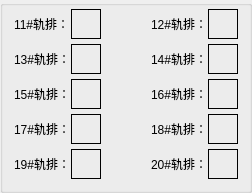
          <widget class="QGroupBox" name="groupBox_2">
           <property name="title">
            <string/>
           </property>
           <layout class="QGridLayout" name="gridLayout_8">
            <property name="topMargin">
             <number>3</number>
            </property>
            <property name="bottomMargin">
             <number>11</number>
            </property>
            <property name="horizontalSpacing">
             <number>50</number>
            </property>
            <property name="verticalSpacing">
             <number>5</number>
            </property>
            <item row="0" column="0">
             <layout class="QHBoxLayout" name="horizontalLayout_11">
              <item>
               <widget class="QLabel" name="Status_11">
                <property name="text">
                 <string>11#轨排：</string>
                </property>
               </widget>
              </item>
              <item>
               <widget class="QLabel" name="StatusLed_11">
                <property name="minimumSize">
                 <size>
                  <width>30</width>
                  <height>30</height>
                 </size>
                </property>
                <property name="maximumSize">
                 <size>
                  <width>30</width>
                  <height>30</height>
                 </size>
                </property>
                <property name="frameShape">
                 <enum>QFrame::Box</enum>
                </property>
                <property name="text">
                 <string/>
                </property>
                <property name="pixmap">
                 <pixmap>:/new/prefix1/LED1.png</pixmap>
                </property>
                <property name="scaledContents">
                 <bool>true</bool>
                </property>
               </widget>
              </item>
             </layout>
            </item>
            <item row="2" column="0">
             <layout class="QHBoxLayout" name="horizontalLayout_15">
              <item>
               <widget class="QLabel" name="Status_15">
                <property name="text">
                 <string>15#轨排：</string>
                </property>
               </widget>
              </item>
              <item>
               <widget class="QLabel" name="StatusLed_15">
                <property name="minimumSize">
                 <size>
                  <width>30</width>
                  <height>30</height>
                 </size>
                </property>
                <property name="maximumSize">
                 <size>
                  <width>30</width>
                  <height>30</height>
                 </size>
                </property>
                <property name="frameShape">
                 <enum>QFrame::Box</enum>
                </property>
                <property name="text">
                 <string/>
                </property>
                <property name="pixmap">
                 <pixmap>:/new/prefix1/LED1.png</pixmap>
                </property>
                <property name="scaledContents">
                 <bool>true</bool>
                </property>
               </widget>
              </item>
             </layout>
            </item>
            <item row="1" column="1">
             <layout class="QHBoxLayout" name="horizontalLayout_14">
              <item>
               <widget class="QLabel" name="Status_14">
                <property name="text">
                 <string>14#轨排：</string>
                </property>
               </widget>
              </item>
              <item>
               <widget class="QLabel" name="StatusLed_14">
                <property name="minimumSize">
                 <size>
                  <width>30</width>
                  <height>30</height>
                 </size>
                </property>
                <property name="maximumSize">
                 <size>
                  <width>30</width>
                  <height>30</height>
                 </size>
                </property>
                <property name="frameShape">
                 <enum>QFrame::Box</enum>
                </property>
                <property name="text">
                 <string/>
                </property>
                <property name="pixmap">
                 <pixmap>:/new/prefix1/LED1.png</pixmap>
                </property>
                <property name="scaledContents">
                 <bool>true</bool>
                </property>
               </widget>
              </item>
             </layout>
            </item>
            <item row="1" column="0">
             <layout class="QHBoxLayout" name="horizontalLayout_13">
              <item>
               <widget class="QLabel" name="Status_13">
                <property name="text">
                 <string>13#轨排：</string>
                </property>
               </widget>
              </item>
              <item>
               <widget class="QLabel" name="StatusLed_13">
                <property name="minimumSize">
                 <size>
                  <width>30</width>
                  <height>30</height>
                 </size>
                </property>
                <property name="maximumSize">
                 <size>
                  <width>30</width>
                  <height>30</height>
                 </size>
                </property>
                <property name="frameShape">
                 <enum>QFrame::Box</enum>
                </property>
                <property name="text">
                 <string/>
                </property>
                <property name="pixmap">
                 <pixmap>:/new/prefix1/LED1.png</pixmap>
                </property>
                <property name="scaledContents">
                 <bool>true</bool>
                </property>
               </widget>
              </item>
             </layout>
            </item>
            <item row="0" column="1">
             <layout class="QHBoxLayout" name="horizontalLayout_12">
              <item>
               <widget class="QLabel" name="Status_12">
                <property name="text">
                 <string>12#轨排：</string>
                </property>
               </widget>
              </item>
              <item>
               <widget class="QLabel" name="StatusLed_12">
                <property name="minimumSize">
                 <size>
                  <width>30</width>
                  <height>30</height>
                 </size>
                </property>
                <property name="maximumSize">
                 <size>
                  <width>30</width>
                  <height>30</height>
                 </size>
                </property>
                <property name="frameShape">
                 <enum>QFrame::Box</enum>
                </property>
                <property name="text">
                 <string/>
                </property>
                <property name="pixmap">
                 <pixmap>:/new/prefix1/LED1.png</pixmap>
                </property>
                <property name="scaledContents">
                 <bool>true</bool>
                </property>
               </widget>
              </item>
             </layout>
            </item>
            <item row="3" column="1">
             <layout class="QHBoxLayout" name="horizontalLayout_18">
              <item>
               <widget class="QLabel" name="Status_18">
                <property name="text">
                 <string>18#轨排：</string>
                </property>
               </widget>
              </item>
              <item>
               <widget class="QLabel" name="StatusLed_18">
                <property name="minimumSize">
                 <size>
                  <width>30</width>
                  <height>30</height>
                 </size>
                </property>
                <property name="maximumSize">
                 <size>
                  <width>30</width>
                  <height>30</height>
                 </size>
                </property>
                <property name="frameShape">
                 <enum>QFrame::Box</enum>
                </property>
                <property name="text">
                 <string/>
                </property>
                <property name="pixmap">
                 <pixmap>:/new/prefix1/LED1.png</pixmap>
                </property>
                <property name="scaledContents">
                 <bool>true</bool>
                </property>
               </widget>
              </item>
             </layout>
            </item>
            <item row="2" column="1">
             <layout class="QHBoxLayout" name="horizontalLayout_16">
              <item>
               <widget class="QLabel" name="Status_16">
                <property name="text">
                 <string>16#轨排：</string>
                </property>
               </widget>
              </item>
              <item>
               <widget class="QLabel" name="StatusLed_16">
                <property name="minimumSize">
                 <size>
                  <width>30</width>
                  <height>30</height>
                 </size>
                </property>
                <property name="maximumSize">
                 <size>
                  <width>30</width>
                  <height>30</height>
                 </size>
                </property>
                <property name="frameShape">
                 <enum>QFrame::Box</enum>
                </property>
                <property name="text">
                 <string/>
                </property>
                <property name="pixmap">
                 <pixmap>:/new/prefix1/LED1.png</pixmap>
                </property>
                <property name="scaledContents">
                 <bool>true</bool>
                </property>
               </widget>
              </item>
             </layout>
            </item>
            <item row="3" column="0">
             <layout class="QHBoxLayout" name="horizontalLayout_17">
              <item>
               <widget class="QLabel" name="Status_17">
                <property name="text">
                 <string>17#轨排：</string>
                </property>
               </widget>
              </item>
              <item>
               <widget class="QLabel" name="StatusLed_17">
                <property name="minimumSize">
                 <size>
                  <width>30</width>
                  <height>30</height>
                 </size>
                </property>
                <property name="maximumSize">
                 <size>
                  <width>30</width>
                  <height>30</height>
                 </size>
                </property>
                <property name="frameShape">
                 <enum>QFrame::Box</enum>
                </property>
                <property name="text">
                 <string/>
                </property>
                <property name="pixmap">
                 <pixmap>:/new/prefix1/LED1.png</pixmap>
                </property>
                <property name="scaledContents">
                 <bool>true</bool>
                </property>
               </widget>
              </item>
             </layout>
            </item>
            <item row="4" column="1">
             <layout class="QHBoxLayout" name="horizontalLayout_20">
              <item>
               <widget class="QLabel" name="Status_20">
                <property name="text">
                 <string>20#轨排：</string>
                </property>
               </widget>
              </item>
              <item>
               <widget class="QLabel" name="StatusLed_20">
                <property name="minimumSize">
                 <size>
                  <width>30</width>
                  <height>30</height>
                 </size>
                </property>
                <property name="maximumSize">
                 <size>
                  <width>30</width>
                  <height>30</height>
                 </size>
                </property>
                <property name="frameShape">
                 <enum>QFrame::Box</enum>
                </property>
                <property name="text">
                 <string/>
                </property>
                <property name="pixmap">
                 <pixmap>:/new/prefix1/LED1.png</pixmap>
                </property>
                <property name="scaledContents">
                 <bool>true</bool>
                </property>
               </widget>
              </item>
             </layout>
            </item>
            <item row="4" column="0">
             <layout class="QHBoxLayout" name="horizontalLayout_19">
              <item>
               <widget class="QLabel" name="Status_19">
                <property name="text">
                 <string>19#轨排：</string>
                </property>
               </widget>
              </item>
              <item>
               <widget class="QLabel" name="StatusLed_19">
                <property name="minimumSize">
                 <size>
                  <width>30</width>
                  <height>30</height>
                 </size>
                </property>
                <property name="maximumSize">
                 <size>
                  <width>30</width>
                  <height>30</height>
                 </size>
                </property>
                <property name="frameShape">
                 <enum>QFrame::Box</enum>
                </property>
                <property name="text">
                 <string/>
                </property>
                <property name="pixmap">
                 <pixmap>:/new/prefix1/LED1.png</pixmap>
                </property>
                <property name="scaledContents">
                 <bool>true</bool>
                </property>
               </widget>
              </item>
             </layout>
            </item>
           </layout>
          </widget>
